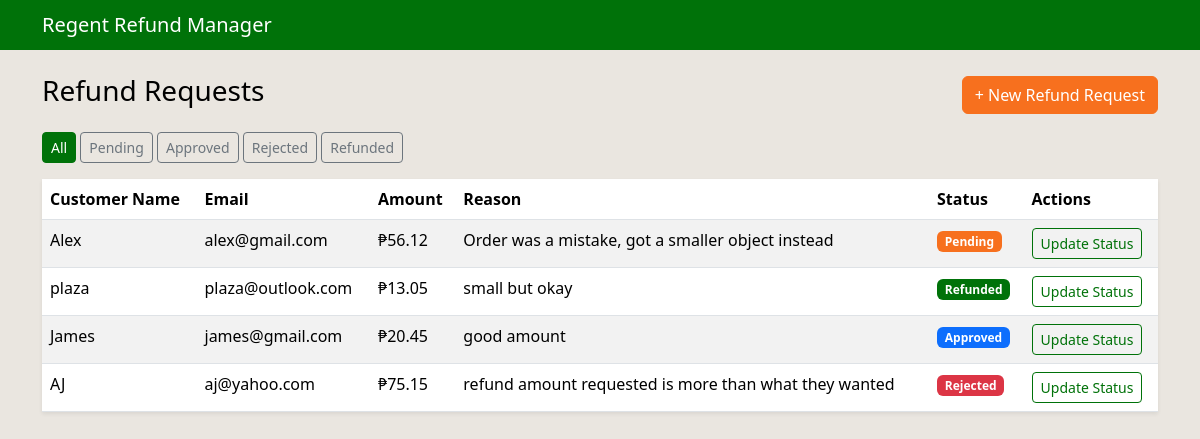
/refunds/, run on the app's committed database.
### refunds/models.py (models this page shows, shortened)
class RefundRequest(models.Model):
    class Status(models.TextChoices):
        PENDING = "PENDING", "Pending"
        APPROVED = "APPROVED", "Approved"
        REJECTED = "REJECTED", "Rejected"
        REFUNDED = "REFUNDED", "Refunded"
    customer_name = models.CharField(max_length=200)
    customer_email = models.EmailField()
    refund_amount = models.DecimalField(max_digits=10, decimal_places=2) # decimal and not float as money is involved here
    reason = models.TextField()
    status = models.CharField(
        max_length=20,
        choices=Status.choices,
        default=Status.PENDING, # every new request starts with pending first as its default status
    )
    created_at = models.DateTimeField(auto_now_add=True)
    updated_at = models.DateTimeField(auto_now=True)
    class Meta:
        ordering = ["-created_at"] #newest requests will be shown first in the list

### refunds/views.py (the view)
# urls.py: path("", views.request_list, name="request_list"),
def request_list(request):
    status_filter = request.GET.get("status")
    requests = RefundRequest.objects.all()
    if status_filter:
        requests = requests.filter(status=status_filter)
    context = {
        "requests": requests,
        "status_choices": RefundRequest.Status.choices,
        "selected_status": status_filter,
    }
    return render(request, "refunds/request_list.html", context)

### refunds/templates/refunds/request_list.html (shortened to what this page needs)
{% extends "refunds/base.html" %}
{% block content %}
<div class="d-flex justify-content-between align-items-center mb-3">
    <h1 class="h3">Refund Requests</h1>
    <a href="{% url 'refunds:request_create' %}" class="btn btn-brand">+ New Refund Request</a>
</div>
<div class="mb-3">
    <a href="{% url 'refunds:request_list' %}" class="btn btn-sm btn-outline-secondary {% if not selected_status %}active{% endif %}">All</a>
    {% for value, label in status_choices %}
        <a href="{% url 'refunds:request_list' %}?status={{ value }}" class="btn btn-sm btn-outline-secondary {% if selected_status == value %}active{% endif %}">{{ label }}</a>
    {% endfor %}
</div>
<table class="table table-striped table-hover bg-white shadow-sm">
    <thead>
        <tr>
            <th>Customer Name</th>
            <th>Email</th>
            <th>Amount</th>
            <th>Reason</th>
            <th>Status</th>
            <th>Actions</th>
        </tr>
    </thead>
    <tbody>
        {% for r in requests %}
        <tr>
            <td>{{ r.customer_name }}</td>
            <td>{{ r.customer_email }}</td>
            <td>₱{{ r.refund_amount }}</td>
            <td>{{ r.reason }}</td>
            <td><span class="badge status-{{ r.status|lower }}">{{ r.get_status_display }}</span></td>
            <td><a href="{% url 'refunds:request_update_status' r.pk %}" class="btn btn-sm btn-outline-primary">Update Status</a></td>
        </tr>
        {% empty %}
        <tr><td colspan="6" class="text-center text-muted">No refund requests found yet.</td></tr>
        {% endfor %}
    </tbody>
</table>
{% endblock %}

### refunds/templates/refunds/base.html (shortened to what this page needs)
<!DOCTYPE html>
<html lang="en">
<head>
    <link href="https://cdn.jsdelivr.net/npm/bootstrap@5.3.3/dist/css/bootstrap.min.css" rel="stylesheet">
</head>
<body>
    <nav class="navbar navbar-dark mb-4">
        <div class="container">
            <span class="navbar-brand mb-0 h1">Regent Refund Manager</span>
        </div>
    </nav>
    <div class="container">
        {% block content %}{% endblock %}
    </div>
</body>
</html>

### refunds/templates/refunds/base.html (style rules this page uses)
:root { --brand-bg: #eae6e0; --brand-orange: #f7701e; --brand-green: #007209; }
body { background-color: var(--brand-bg); color: #000; }
.navbar { background-color: var(--brand-green) !important; }
.btn-brand { background-color: var(--brand-orange); border-color: var(--brand-orange); color: #fff; }
a { color: var(--brand-green); }
.btn-outline-secondary.active { background-color: var(--brand-green); border-color: var(--brand-green); }
.btn-outline-primary { color: var(--brand-green); border-color: var(--brand-green); }
.status-pending { background-color: var(--brand-orange) !important; }
.status-approved { background-color: #0d6efd; }
.status-rejected { background-color: #dc3545; }
.status-refunded { background-color: var(--brand-green) !important; }

### data on the page
RefundRequest: customer_name "Alex", customer_email "alex@gmail.com", refund_amount "56.12", reason "Order was a mistake, got a smaller object instead", status "Pending"
RefundRequest: customer_name "plaza", customer_email "plaza@outlook.com", refund_amount "13.05", reason "small but okay", status "Refunded"
RefundRequest: customer_name "James", customer_email "james@gmail.com", refund_amount "20.45", reason "good amount", status "Approved"
RefundRequest: customer_name "AJ", customer_email "aj@yahoo.com", refund_amount "75.15", reason "refund amount requested is more than what they wanted", status "Rejected"

### other printed values
{{ label }} "Pending" "Approved" "Rejected" "Refunded"
